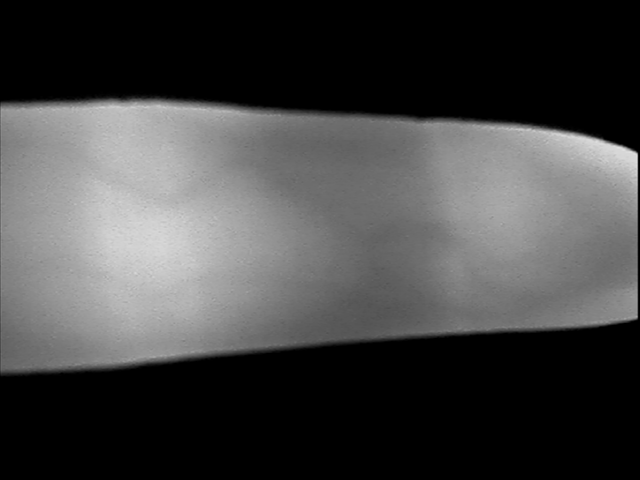
#> input picture data/001/L_Fore/01.bmp, 640 x 480 px; its folder holds only this picture in this run
$ python -i Comparator.py   (imports and definitions only)
#> lines starting #> are read from the running program, lines starting #| are printed output that depends on the picture; after the words box and inside, x2 and y2 are one past the last pixel; in counts of white or black regions, pixels touching at a corner belong together
### src/Pipeline.py
"""
BIO Project 2024
Author:
    Filip Brna <xbrnaf00>
    Vojtech Fiala <xfiala61>
    ChatGPT
File showing an example pipeline to obtain features from a grayscale finger photo
"""

import cv2
import numpy as np
from src.Preprocessor import Preprocessor
from src.Postprocessor import Postprocessor
from src.MaxCurvature import MaxCurvature

def pipeline(image, intermediate: bool=False):
    """
    Perform the entire image processing pipeline, including loading the image, enhancing its quality,
    removing noise, and returning the processed features. Optionally return intermediate images for debugging or analysis.

    image: np.ndarray or str
        The input image. Can be a NumPy array (already loaded image) or a string (file path to the image).

    intermediate: bool, optional (default=False)
        If True, returns intermediate images at each step for debugging or analysis. Otherwise, only the final result is returned.

    Returns:
        tuple:
            - The processed image, with artefacts removed and the veins isolated.
            - The vein mask, without the first few columns (if intermediate=False).

        If `intermediate=True`, also returns:
            - Original image
            - The vein mask
            - The masked image after vein isolation
            - The CLAHE-enhanced image
            - The blurred image (after noise reduction)
            - The sharp image (after enhancement)
            - The result of max curvature computation
            - The normalized and thresholded result images
            - The final image after removing edge artefacts
    """
#> called with image = '../data/001/L_Fore/01.bmp', intermediate = False
    # Check if image is a file path (string) and load accordingly
    if isinstance(image, str):
        image = cv2.imread(image, cv2.IMREAD_GRAYSCALE)
#> image is the input picture: shape (480, 640); min 0, max 225, mean 68.3

    # If image is a byte stream (np.ndarray), decode it
    elif isinstance(image, np.ndarray):
        image = cv2.imdecode(image, cv2.IMREAD_GRAYSCALE)

    # Raise error if image is not loaded correctly
    if image is None:
        raise ValueError("Image not loaded. Check the file path or integrity.")

    # Instantiate preprocessor and postprocessor objects
    preprocessor = Preprocessor()
    postprocessor = Postprocessor()

    # Step 1: Preprocess the image
    # Apply preprocessing pipeline (e.g., vein detection, enhancement)
    vein_mask, masked_image, clahe_image, blurred_image, sharp_image = preprocessor.preprocess_image(image)

    # Step 2: Apply max curvature processing
    result = MaxCurvature().max_curvature(sharp_image, vein_mask, sigma=8)

    # Step 3: Binarize the result to extract vein features
    result_normalized, result_thresholded = postprocessor.binarize(result, intermediate=True)

    # Step 4: Apply morphological operations to connect broken veins
    result_connected_veins = postprocessor.additional_vein_connections(result_thresholded)

    # Step 5: Remove edge artefacts around the mask area
    result_no_mask_edge = postprocessor.remove_mask_edge(result_connected_veins, vein_mask)

    # If intermediate is True, return the intermediate steps for analysis
    if intermediate:
        return image, vein_mask, masked_image, clahe_image, blurred_image, sharp_image, result, result_normalized, result_no_mask_edge

    # Return the final processed image and the vein mask with edges removed
    return result_no_mask_edge, vein_mask[:, 4:]

### src/Preprocessor.py
"""
BIO Project 2024

This module contains a class to preprocess an image
Author:
    Filip Brna <xbrnaf00>
    ChatGPT

inpired by: - https://farzad-1996.github.io/files/ICCIT_2020_(Finger_Vein).pdf
            - https://ieeexplore.ieee.org/abstract/document/8866626
"""

import numpy as np
import cv2
from scipy import ndimage

class Preprocessor:
    def __init__(self):
        pass

    def __roi(self, image: np.ndarray) -> np.ndarray:
        """
        Define the region of interest (ROI) in the image.

        image: np.ndarray
            The input image on which the region of interest is to be defined.
            It is assumed that the image is a 2D array (grayscale image).

        Returns:
            np.ndarray: A binary mask of the region of interest (True for the region, False for the background).
        """
        height, width = image.shape
        roi = np.zeros_like(image, dtype=bool)  # Initialize a mask with the same size as the image
        # Define a square region in the center of the image
        roi[height // 4:3 * height // 4, width // 4:3 * width // 4] = True
        return roi

    def detect_finger_vein_mask(self, image: np.ndarray) -> np.ndarray:
        """
        Detect the finger vein mask by applying thresholding and morphological operations.

        image: np.ndarray
            The input grayscale image of the finger (2D array).

        Returns:
            np.ndarray: A binary mask where the finger vein region is white (255) and the background is black (0).
        """
        # Apply the region of interest (ROI) mask to the image
        thresh = self.__roi(image)
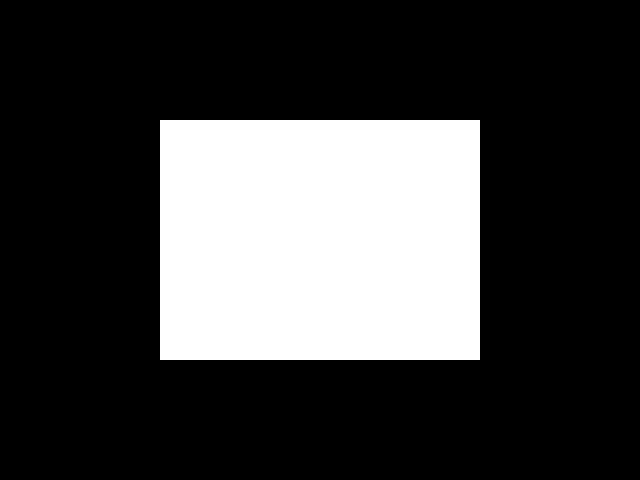
#> thresh: shape (480, 640) bool; 25% white; 1 white region, box (x1, y1, x2, y2) and area: (160, 120, 480, 360) 76800
        binary = np.zeros_like(image, dtype=bool)
        # Create a binary mask where the image pixel values are greater than the threshold
        binary[image > thresh] = True

        # Convert the binary mask to uint8 format (255 for True, 0 for False)
        binary = binary.astype(np.uint8) * 255
        # Perform morphological opening to remove small unwanted regions
        binary = cv2.morphologyEx(binary, cv2.MORPH_OPEN, np.ones((3, 3), np.uint8), iterations=2)

        # Fill holes in the binary mask to get a complete vein mask
        filled_mask = ndimage.binary_fill_holes(binary).astype(np.uint8) * 255

        return filled_mask

    def preprocess_image(self, image: np.ndarray) -> tuple[np.ndarray, np.ndarray, np.ndarray, np.ndarray, np.ndarray]:
        """
        Preprocess the input image by generating a vein mask, applying the mask,
        and enhancing the image through various steps including CLAHE,
        noise reduction, and sharpening.

        image: np.ndarray
            The input image (grayscale), which will undergo preprocessing to enhance vein patterns.

        Returns:
            tuple: A tuple containing the following preprocessed images:
                - vein_mask: np.ndarray - The binary mask of the detected vein region.
                - masked_image: np.ndarray - The input image with the vein mask applied to isolate the vein area.
                - clahe_image: np.ndarray - The image after applying Contrast Limited Adaptive Histogram Equalization (CLAHE).
                - blurred_image: np.ndarray - The image after applying Gaussian Blur for noise reduction.
                - sharp_image: np.ndarray - The image after applying unsharp masking to enhance details.
        """
        # Generate the vein mask by detecting finger veins
        vein_mask = self.detect_finger_vein_mask(image)
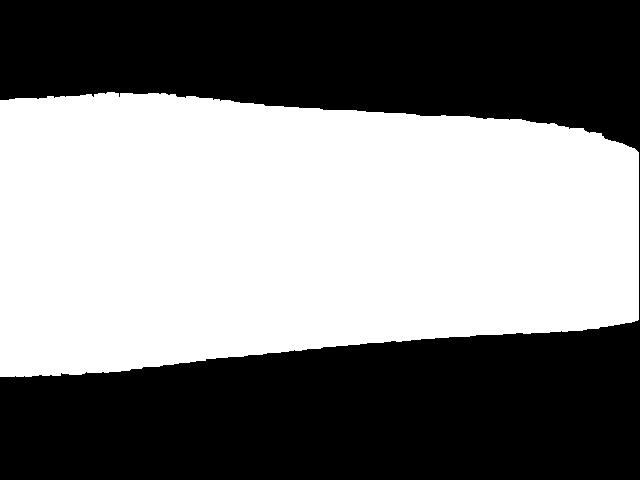
#> vein_mask: shape (480, 640); 50.1% white; 1 black region, box (x1, y1, x2, y2) and area: (0, 0, 640, 480) 153302
        # Apply the vein mask to the original image to isolate the vein region
        masked_image = cv2.bitwise_and(image, image, mask=vein_mask)

        # Apply Contrast Limited Adaptive Histogram Equalization (CLAHE) for contrast enhancement
        clahe = cv2.createCLAHE(clipLimit=2.0, tileGridSize=(8, 8))
        clahe_image = clahe.apply(masked_image)

        # Apply median filter to reduce noise
        median_filtered_image = cv2.medianBlur(clahe_image, 5)

        # Apply Gaussian Blur to further reduce noise
        blurred_image = cv2.GaussianBlur(median_filtered_image, (5, 5), 0)

        # Apply unsharp masking to enhance the image's details
        sharp_image = cv2.addWeighted(clahe_image, 1.3, blurred_image, -0.3, 0)

        return vein_mask, masked_image, clahe_image, blurred_image, sharp_image

### src/MaxCurvature.py
"""
BIO Project 2024

This module contains a class to extract features using optimized max curvature method
Author:
    Filip Brna <xbrnaf00>
    ChatGPT
"""

import numpy as np
import cv2

# Define the MaxCurvature class
class MaxCurvature:
    def __init__(self):
        # Constructor method, but nothing is initialized here
        pass

    def meshgrid(self, xgv: np.ndarray, ygv: np.ndarray) -> tuple:
        """
        Create a 2D grid (meshgrid) from given x and y grid vectors (1D arrays).

        xgv: np.ndarray
            A 1D array of x-coordinate values, which will be used to create the grid.

        ygv: np.ndarray
            A 1D array of y-coordinate values, which will be used to create the grid.

        Returns:
            X, Y: tuple
                Two 2D arrays (grids) representing the meshgrid created from xgv and ygv.
        """
        # Create two 2D arrays (grids) from x and y grid vectors using np.meshgrid
        X, Y = np.meshgrid(xgv, ygv)

        # Return the generated meshgrid
        return X, Y

    def max_curvature(self, src: np.ndarray, mask: np.ndarray, sigma: int = 8) -> np.ndarray:
        """
        Compute the maximum curvature of the given image using Gaussian derivatives.

        src: np.ndarray
            The input grayscale image to compute curvature on.

        mask: np.ndarray
            A binary mask that defines the region of interest (ROI) where curvature will be computed.

        sigma: int, optional (default=8)
            The standard deviation for the Gaussian kernel used in curvature computation.

        Returns:
            Vt: np.ndarray
                A 2D array (same size as the input image) representing the curvature scores at each pixel.
        """
#> called with sigma = 8

        # Normalize the source image to the range [0, 1] by dividing by 255.0
        src = src.astype(np.float32) / 255.0

        # Precompute sigma^2 and sigma^4 for use in Gaussian derivatives
        sigma2 = sigma ** 2
        sigma4 = sigma ** 4

        # Determine the window size based on sigma (to limit the kernel size for convolution)
        winsize = int(np.ceil(4 * sigma))

        # Generate a meshgrid of coordinates in the range of [-winsize, winsize] for both X and Y
        X, Y = self.meshgrid(np.arange(-winsize, winsize + 1), np.arange(-winsize, winsize + 1))

        # Compute X^2, Y^2, and their sum X^2 + Y^2 for Gaussian kernel calculations
        X2 = np.power(X, 2)
        Y2 = np.power(Y, 2)
        X2Y2 = X2 + Y2

        # STEP 1-1: Compute Gaussian kernel and its derivatives
        h = (1 / (2 * np.pi * sigma2)) * np.exp(-X2Y2 / (2 * sigma2))  # Gaussian function
        hx = -(X / sigma2) * h  # First derivative of the Gaussian in the x direction
        hxx = ((X2 - sigma2) / sigma4) * h  # Second derivative of the Gaussian in the x direction
        hy = hx.T  # First derivative of Gaussian in the y direction (transpose of hx)
        hyy = hxx.T  # Second derivative of Gaussian in the y direction (transpose of hxx)
        hxy = (X * Y / sigma4) * h  # Mixed second derivative of the Gaussian (xy direction)

        # STEP 1-2: Apply Gaussian derivatives to the source image using 2D convolution
        # These represent the first and second derivatives of the image in both x and y directions
        fx = -cv2.filter2D(src, -1, hx)  # First derivative in the x direction
        fy = cv2.filter2D(src, -1, hy)  # First derivative in the y direction
        fxx = cv2.filter2D(src, -1, hxx)  # Second derivative in the x direction
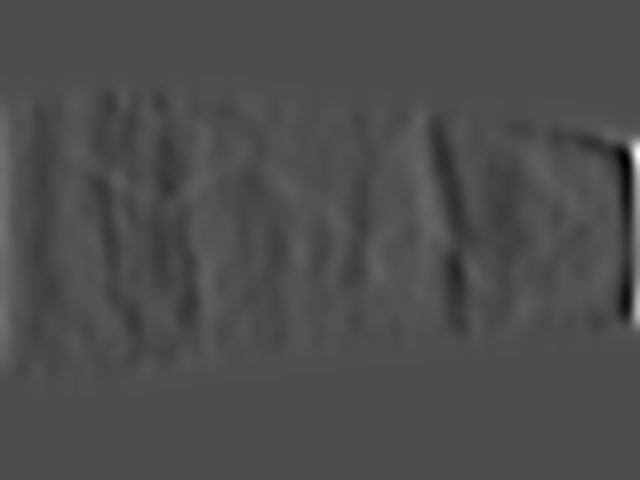
#> fxx: shape (480, 640) float32; min -0.00118, max 0.00269, mean -2.94e-06; drawn with min black and max white
        fyy = cv2.filter2D(src, -1, hyy)  # Second derivative in the y direction
        fxy = -cv2.filter2D(src, -1, hxy)  # Mixed second derivative (xy direction)

        # STEP 1-3: Compute diagonal derivatives using fx and fy
        f1 = 0.5 * np.sqrt(2.0) * (fx + fy)  # First diagonal derivative
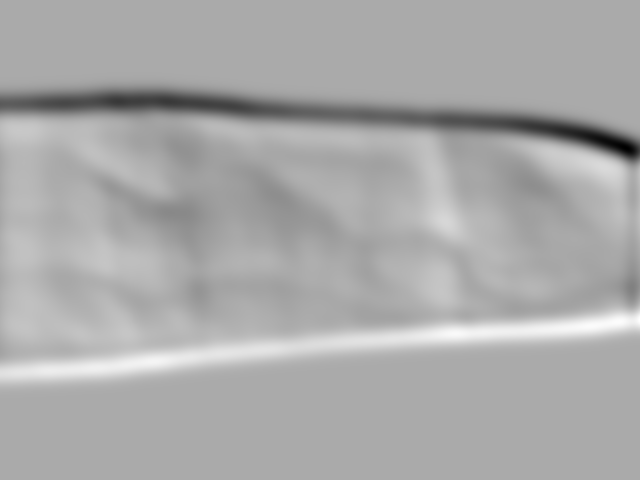
#> f1: shape (480, 640) float32; min -0.0385, max 0.0191, mean -5.38e-05; drawn with min black and max white
        f2 = 0.5 * np.sqrt(2.0) * (fx - fy)  # Second diagonal derivative

        # Compute diagonal second derivatives
        f11 = 0.5 * fxx + fxy + 0.5 * fyy  # Second derivative along one diagonal
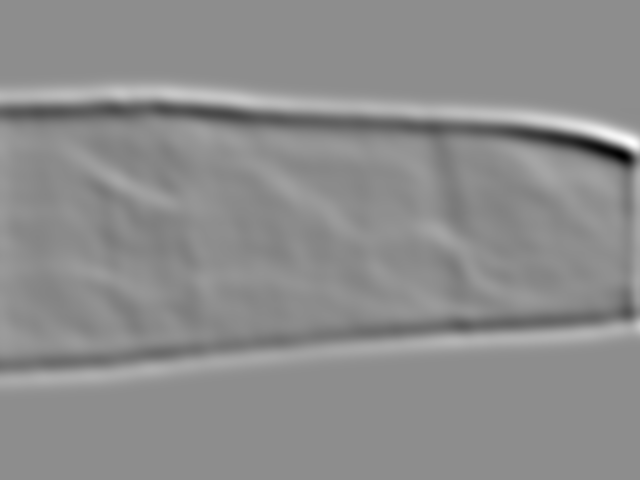
#> f11: shape (480, 640) float32; min -0.00336, max 0.00271, mean -3.23e-06; drawn with min black and max white
        f22 = 0.5 * fxx - fxy + 0.5 * fyy  # Second derivative along the other diagonal
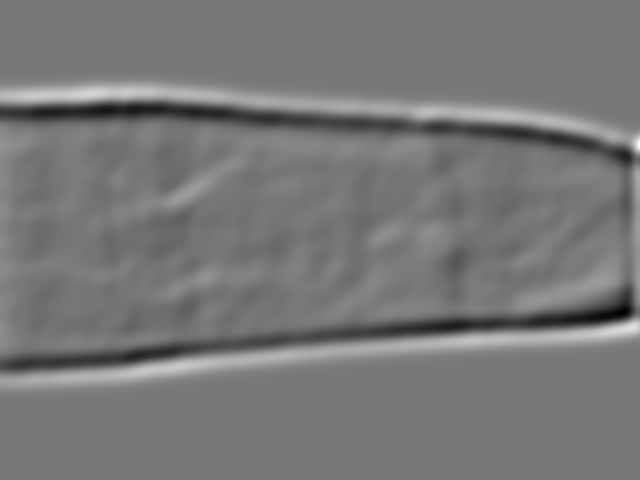
#> f22: shape (480, 640) float32; min -0.00183, max 0.00206, mean -3.23e-06; drawn with min black and max white

        # STEP 1-4: Initialize four curvature matrices, k1, k2, k3, k4, with zeros
        k1 = np.zeros_like(src)
        k2 = np.zeros_like(src)
        k3 = np.zeros_like(src)
        k4 = np.zeros_like(src)

        # Create mask for valid pixels (where mask > 0)
        valid_mask = mask > 0

        # Precalculate denominators for curvature formulas
        denom1 = np.power(1 + fx**2, 1.5)
        denom2 = np.power(1 + fy**2, 1.5)
        denom3 = np.power(1 + f1**2, 1.5)
        denom4 = np.power(1 + f2**2, 1.5)
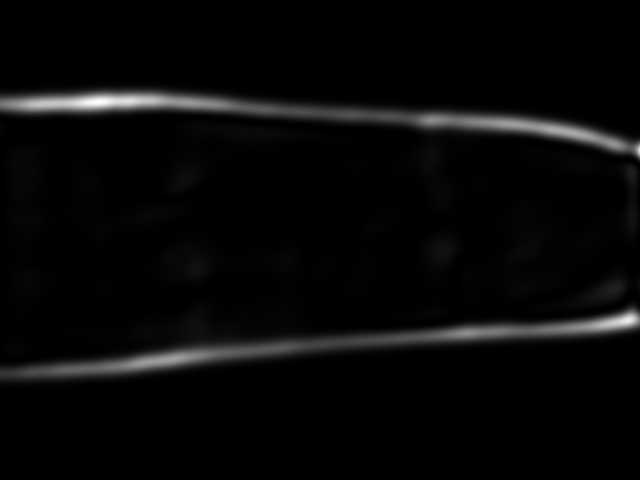
#> denom4: shape (480, 640) float32; min 1, max 1, mean 1; drawn with min black and max white

        # Compute curvatures at each pixel of the region of interest (ROI)
        k1[valid_mask] = fxx[valid_mask] / denom1[valid_mask]
        k2[valid_mask] = fyy[valid_mask] / denom2[valid_mask]
#> (the rest of the program and of its run is left out)
